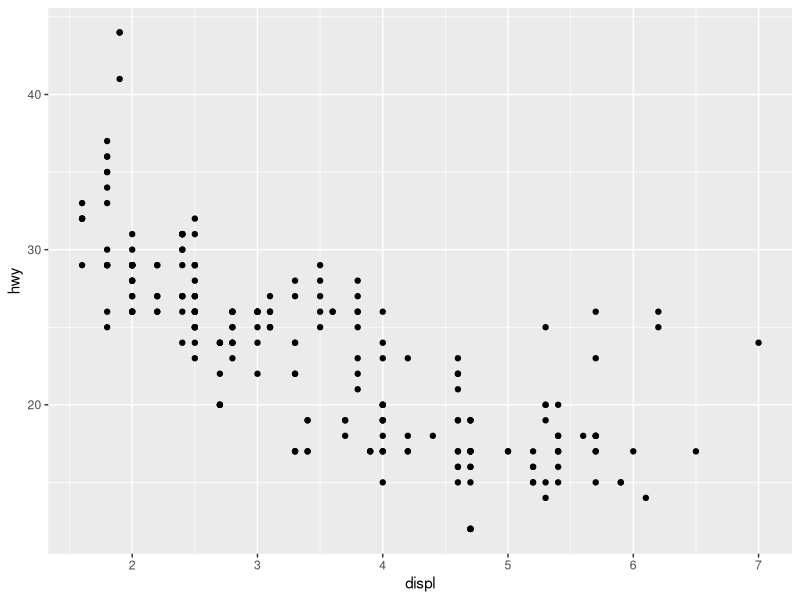
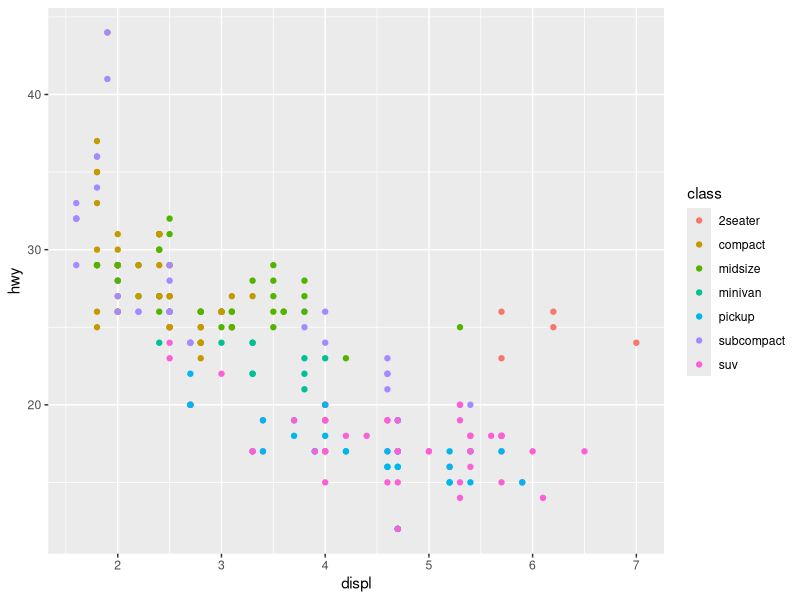
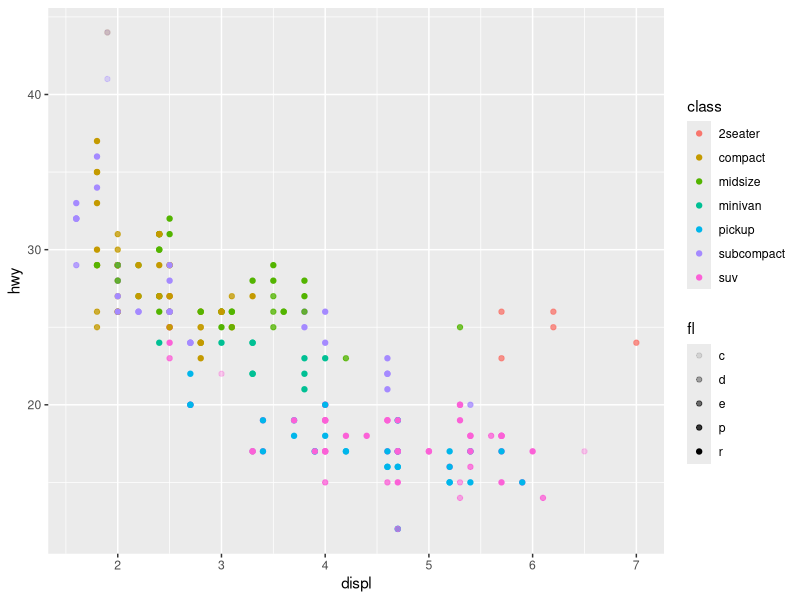
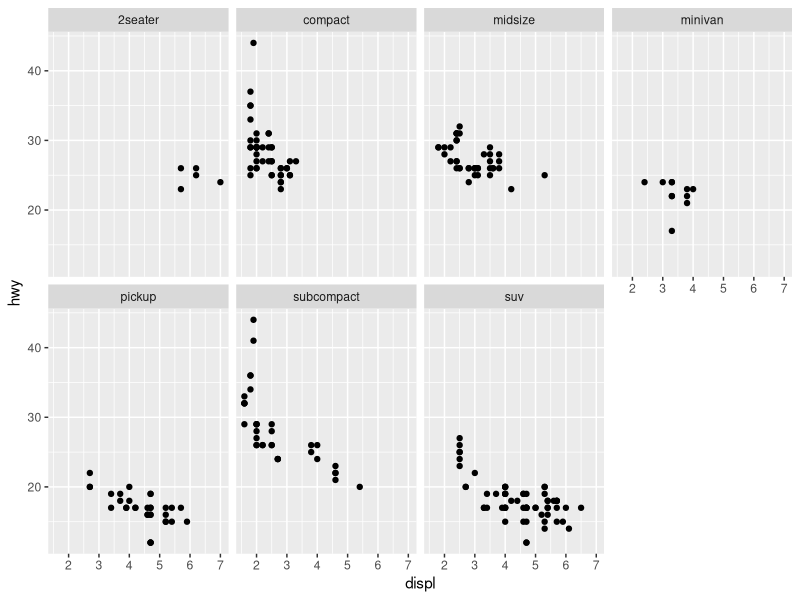
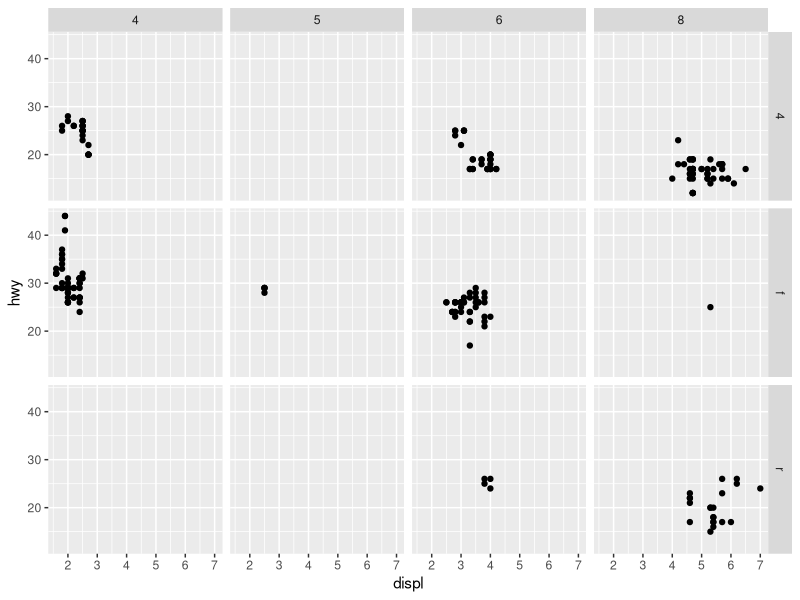
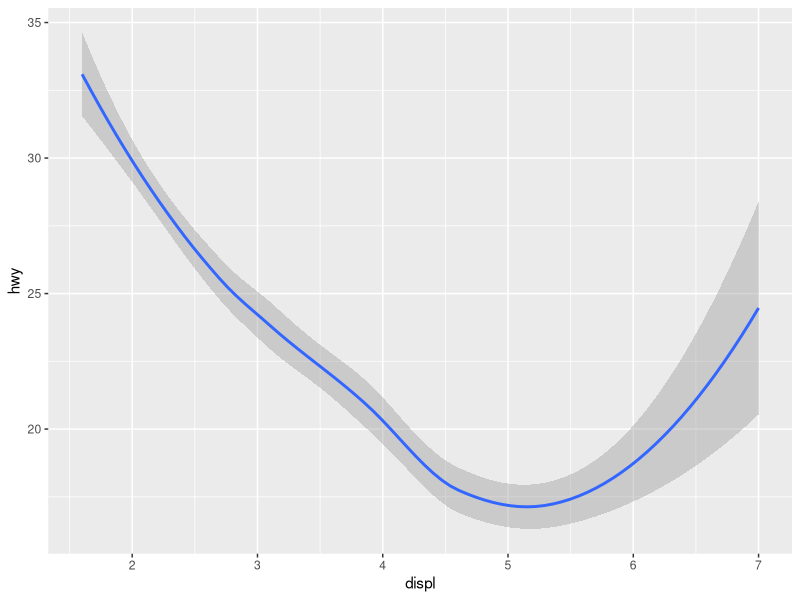
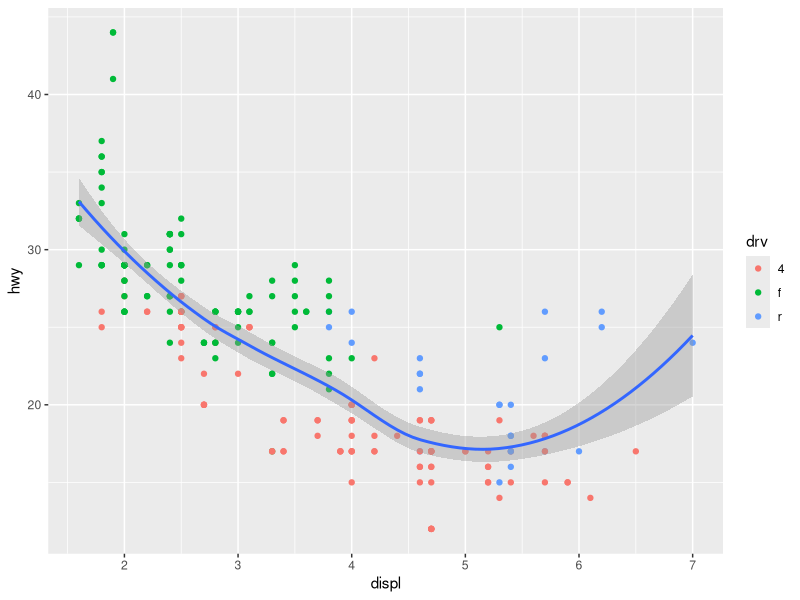
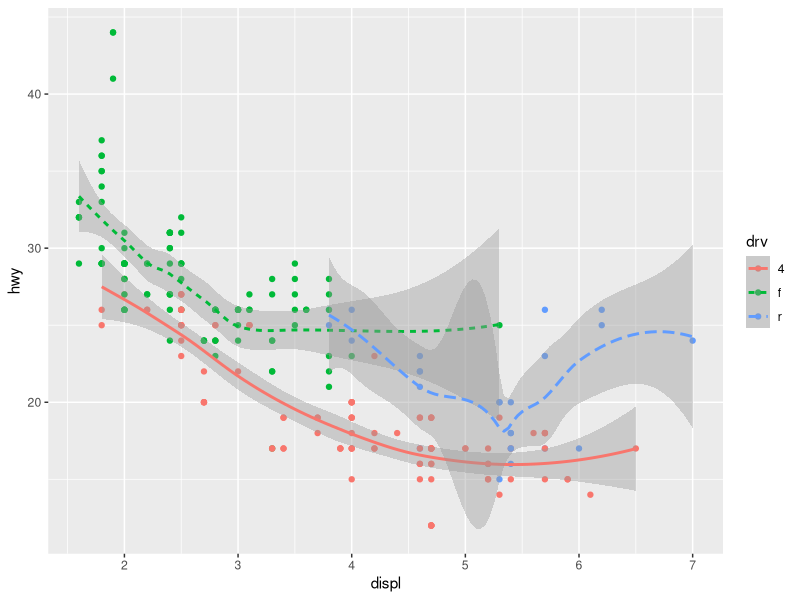

R code for these plots, in order:
## ---- chunk 1
knitr::opts_chunk$set(echo = TRUE)
## ---- chunk 2
#install.packages("tidyverse")
library(tidyverse)
## ---- chunk 3
data(mpg)
## ---- chunk 4
ggplot(data = mpg) +
  geom_point(mapping = aes(x = displ, y= hwy))
## ---- chunk 5
ggplot(data = mpg) + 
  geom_point(mapping = aes(x = displ, y = hwy, colour = class))
## ---- chunk 6
ggplot(data = mpg) +
  geom_point(mapping = aes(x = displ, y= hwy, colour = class, alpha = fl))
## ---- chunk 7
ggplot(mpg) + 
  geom_point(mapping = aes(x = displ, y = hwy)) +
  facet_wrap(~class, nrow = 2)
## ---- chunk 8
ggplot(mpg) + 
  geom_point(mapping = aes(x = displ, y = hwy)) +
  facet_grid(drv ~ cyl)
## ---- chunk 9
ggplot(mpg) + 
  geom_smooth(mapping = aes(x = displ, y = hwy))
## ---- chunk 10
ggplot(mpg) + 
  geom_point(mapping = aes(x = displ, y = hwy, colour = drv)) + 
  geom_smooth(mapping = aes(x = displ, y = hwy))

## ---- chunk 11
ggplot(mpg) + 
  geom_point(mapping = aes(x = displ, y = hwy, colour = drv)) +
  geom_smooth(mapping = aes(x = displ, y = hwy, colour = drv, linetype = drv))
## ---- chunk 12
ggplot(mpg) + 
  geom_smooth(mapping = aes(x = displ, y = hwy, group = drv, color = drv),
             show.legend = TRUE,
             )
